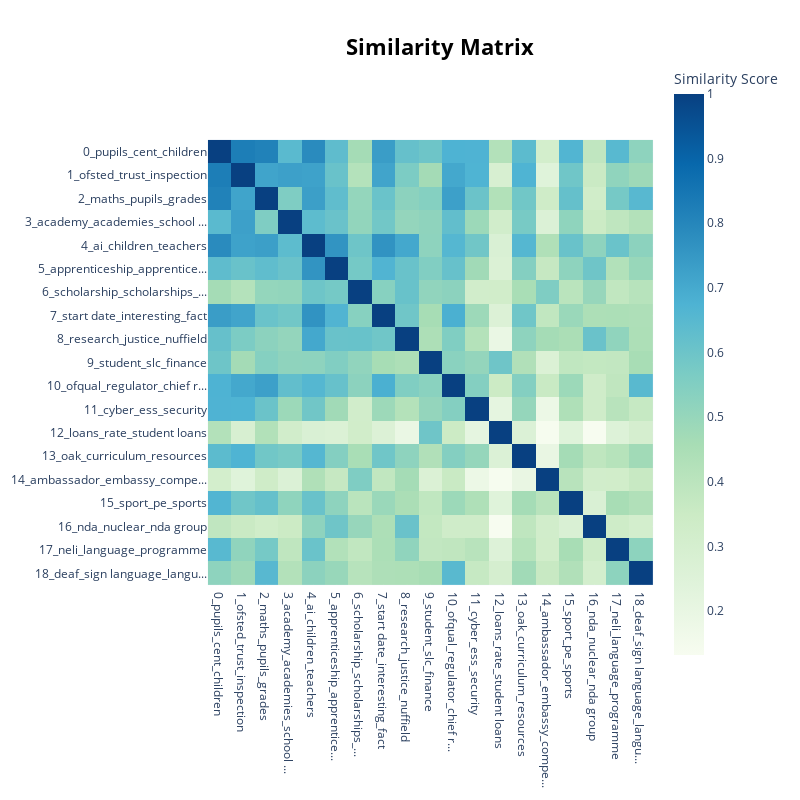

Write notebook code for a chart like this one.
### Code cell
# Visualize topic similarity (heatmap)
try:
    fig3 = topic_model.visualize_heatmap()
    fig3.show()
except Exception as e:
    print(f"Could not create heatmap visualization: {e}")

### Figure 1 — Plotly figure (JSON) as saved in the notebook; plotly's stock layout.template omitted (floating-point values rounded to 4 significant figures; data arrays with more than 128 entries replaced by an {"elided": "..."} marker saying what was removed)
{"data": [{"coloraxis": "coloraxis", "hovertemplate": "x: %{x}<br>y: %{y}<br>Similarity Score: %{z}<extra></extra>", "name": "0", "type": "heatmap", "x": ["0_pupils_cent_children", "1_ofsted_trust_inspection", "2_maths_pupils_grades", "3_academy_academies_school ...", "4_ai_children_teachers", "5_apprenticeship_apprentice...", "6_scholarship_scholarships_...", "7_start date_interesting_fact", "8_research_justice_nuffield", "9_student_slc_finance", "10_ofqual_regulator_chief r...", "11_cyber_ess_security", "12_loans_rate_student loans", "13_oak_curriculum_resources", "14_ambassador_embassy_compe...", "15_sport_pe_sports", "16_nda_nuclear_nda group", "17_neli_language_programme", "18_deaf_sign language_langu..."], "xaxis": "x", "y": ["0_pupils_cent_children", "1_ofsted_trust_inspection", "2_maths_pupils_grades", "3_academy_academies_school ...", "4_ai_children_teachers", "5_apprenticeship_apprentice...", "6_scholarship_scholarships_...", "7_start date_interesting_fact", "8_research_justice_nuffield", "9_student_slc_finance", "10_ofqual_regulator_chief r...", "11_cyber_ess_security", "12_loans_rate_student loans", "13_oak_curriculum_resources", "14_ambassador_embassy_compe...", "15_sport_pe_sports", "16_nda_nuclear_nda group", "17_neli_language_programme", "18_deaf_sign language_langu..."], "yaxis": "y", "z": {"elided": "19x19 float values"}}], "layout": {"coloraxis": {"colorbar": {"title": {"text": "Similarity Score"}}, "colorscale": [[0, "rgb(247,252,240)"], [0.125, "rgb(224,243,219)"], [0.25, "rgb(204,235,197)"], [0.375, "rgb(168,221,181)"], [0.5, "rgb(123,204,196)"], [0.625, "rgb(78,179,211)"], [0.75, "rgb(43,140,190)"], [0.875, "rgb(8,104,172)"], [1, "rgb(8,64,129)"]]}, "height": 800, "hoverlabel": {"bgcolor": "white", "font": {"family": "Rockwell", "size": 16}}, "legend": {"title": {"text": "Trend"}}, "margin": {"t": 60}, "showlegend": true, "title": {"font": {"color": "Black", "size": 22}, "text": "<b>Similarity Matrix</b>", "x": 0.55, "xanchor": "center", "y": 0.95, "yanchor": "top"}, "width": 800, "xaxis": {"anchor": "y", "constrain": "domain", "domain": [0, 1], "scaleanchor": "y"}, "yaxis": {"anchor": "x", "autorange": "reversed", "constrain": "domain", "domain": [0, 1]}}}
